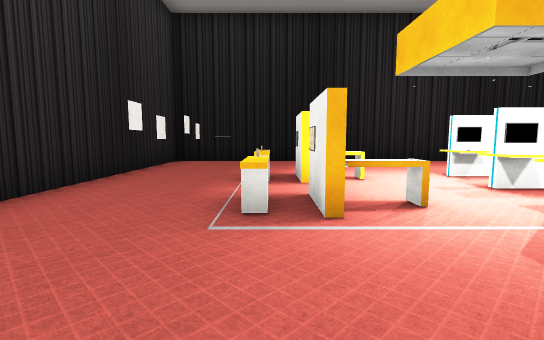
[1] (above)

13 first-person views from a walk through a Unity game level. The camera is 1.5 m above the floor, tilts 6° down and sees 85° across. The floor is counted in squares, 2 m on a side. Each view is taken from the middle of a square. On the plan, view 1 faces up. The plan holds only what a view shows up to about 10 squares ahead; the rest is blank. The player character is not drawn. Some surface patterns are stand-ins.

[2]
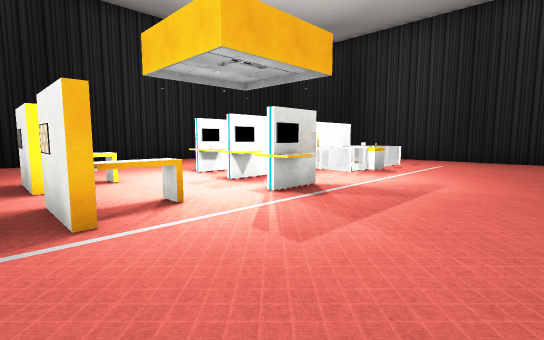

[3]
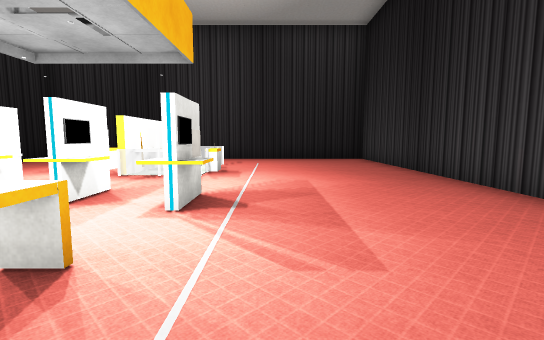

[4]
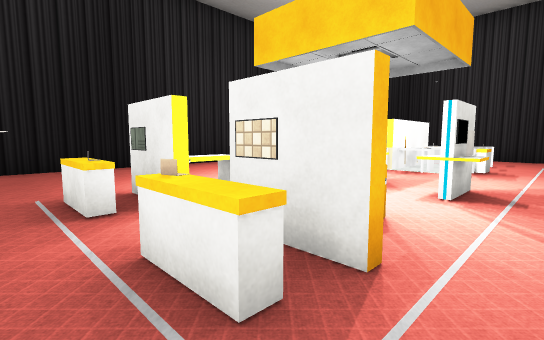

[5]
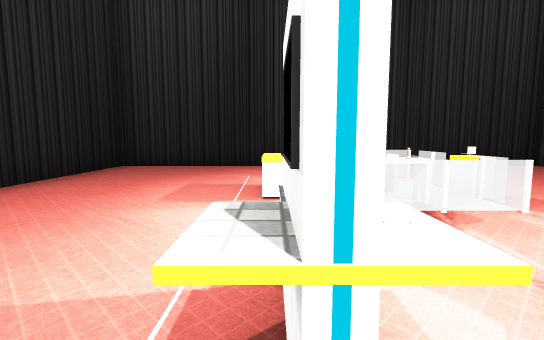

[6]
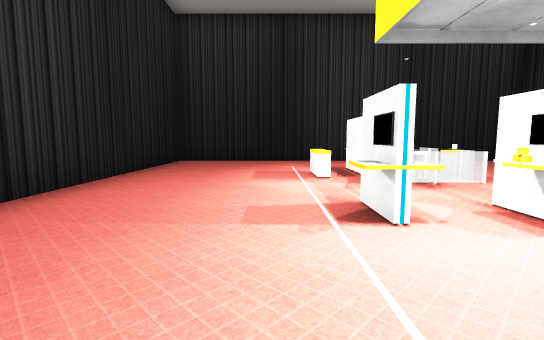

[7]
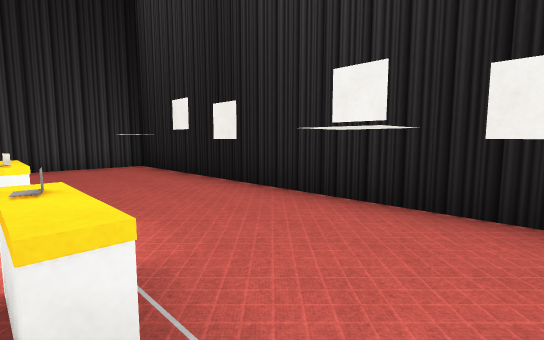

[8]
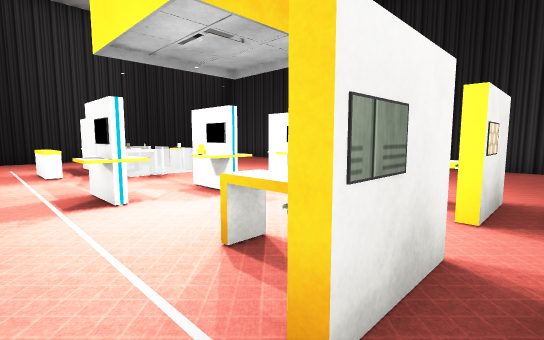

[9]
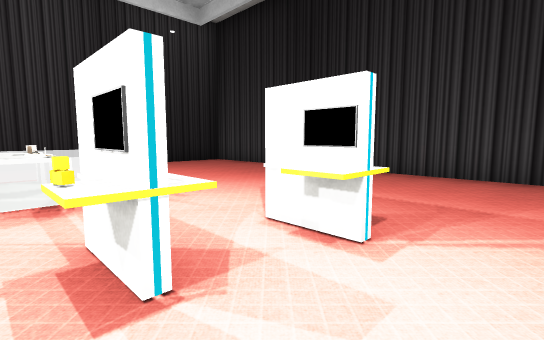

[10]
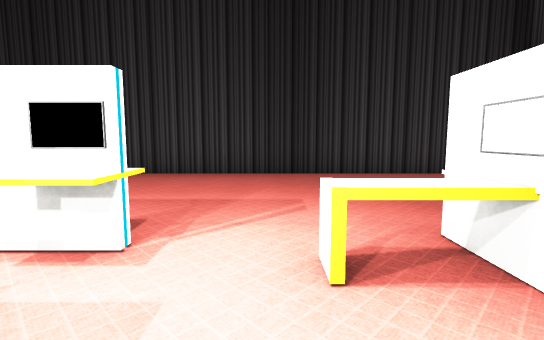

[11]
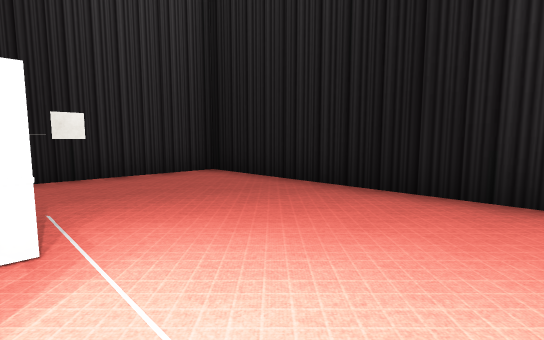

[12]
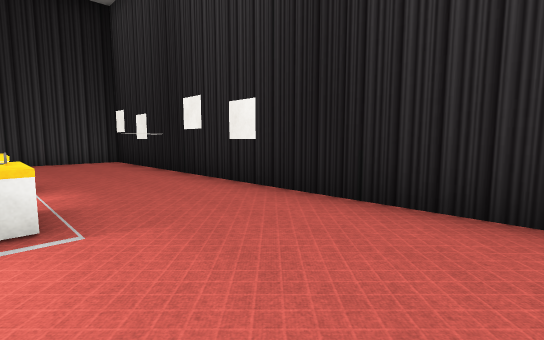

[13]
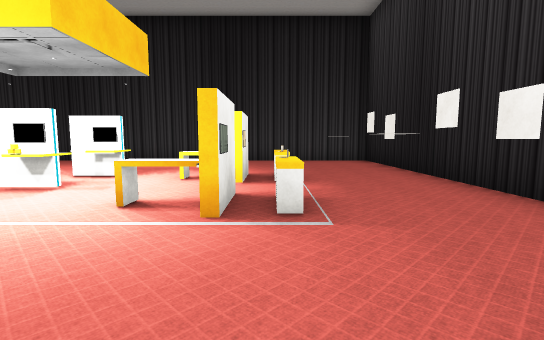

### Floor plan
Key: @ floor where view 1 was taken; # wall or solid block; . floor; ^ raised ledge; T thing the floor can be seen under or through; B barrier; A TV; O other object.
Columns run from 4 left of view 1 to 12 right of it. Each row starts with its distance up from view 1.
 11 #################
 10 #...............#
  9 #...............#
  8 #...............#
  7 #.#.............#
  6 #.. T...A..^....#
  5 #..TT#....###...#
  4 #..#O...A.BOOO..#
  3 #...#A.A#..O....#
  2 #...............#
  1 #...............#
  0 #...@...........#
 -1 #...............#
 -2 #################

Where each view was taken, in squares from view 1:
view 1: 0 up, 0 right, facing up
view 2: 0 up, 0 right, facing up-right
view 3: 2 up, 0 right, facing right
view 4: 2 up, 1 left, facing up-right
view 5: 6 up, 3 right, facing right
view 6: 7 up, 1 right, facing right
view 7: 7 up, 0 right, facing down-left
view 8: 7 up, 0 right, facing down-right
view 9: 5 up, 2 right, facing down-right
view 10: 5 up, 2 right, facing down
view 11: 6 up, 3 right, facing up-left
view 12: 9 up, 0 right, facing down-left
view 13: 9 up, 0 right, facing down
